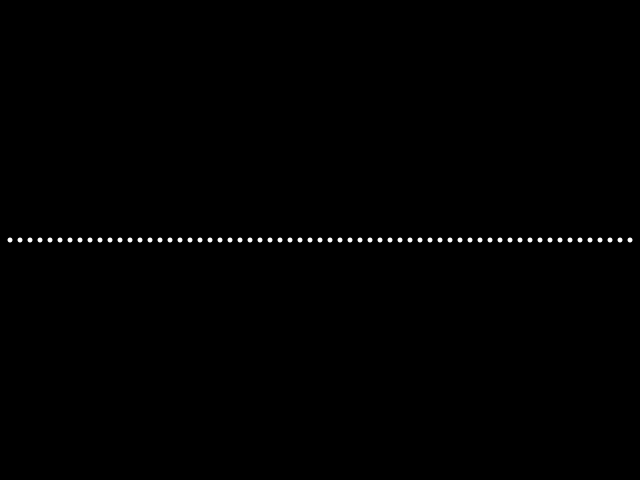
Frame 1 (no input)
Frame 60 (the mouse pressed at the canvas centre just before this capture): identical to frame 1, image omitted
Frame 120 (the mouse held since frame 60 and released just before this capture): identical to frame 1, image omitted

The Processing sketch that drew this single still picture (run headless with seeded random() and noise(); from frame 60 on, the mouse is pressed at the canvas centre):

// Processing sketch: w4_step2
// ── w4_step2.pde
float x;


void setup() {
  size(640, 480);
  noStroke();
  x = startX;
}

float startX = 10;
float dia = 5;
float spacing = 10;

void draw() {
  background(0);
  fill(255);

  //float x = startX;
  //if (x < width) {
  //  circle(x, height * .5, dia);
  //  x += spacing;
  //}
  
 //for(int idx = 0; idx < 20; idx++){//실행시킬코드}


  for (float x = startX;
    x < width;
    x += spacing) {
    circle(x, height * .5, dia);
  }


  //circle(70, height * 0.5, 50);
  //circle(120, height * 0.5, 50);
  //circle(170, height * 0.5, 50);
  //circle(220, height * 0.5, 50);
  //circle(270, height * 0.5, 50);
  //circle(320, height * 0.5, 50);
  //circle(370, height * 0.5, 50);
  //circle(420, height * 0.5, 50);
  //circle(470, height * 0.5, 50);
  //circle(520, height * 0.5, 50);
  //circle(570, height * 0.5, 50);

  //circle(10, height * 0.5, 5);
  //circle(20, height * 0.5, 5);
  //circle(30, height * 0.5, 5);
  //circle(40, height * 0.5, 5);
  //circle(50, height * 0.5, 5);
  //circle(60, height * 0.5, 5);
  //circle(70, height * 0.5, 5);
  //circle(80, height * 0.5, 5);
  //circle(90, height * 0.5, 5);
  //circle(100, height * 0.5, 5);
  //circle(110, height * 0.5, 5);
  //circle(120, height * 0.5, 5);
  //circle(130, height * 0.5, 5);
  //circle(140, height * 0.5, 5);
  //circle(150, height * 0.5, 5);
  //circle(160, height * 0.5, 5);
  //circle(170, height * 0.5, 5);
  //circle(180, height * 0.5, 5);
  //circle(190, height * 0.5, 5);
  //circle(200, height * 0.5, 5);
  //circle(210, height * 0.5, 5);
  //circle(220, height * 0.5, 5);
  //circle(230, height * 0.5, 5);
  //circle(240, height * 0.5, 5);
  //circle(250, height * 0.5, 5);
  //circle(260, height * 0.5, 5);
  //circle(270, height * 0.5, 5);
  //circle(280, height * 0.5, 5);
  //circle(290, height * 0.5, 5);
  //circle(300, height * 0.5, 5);
  //circle(310, height * 0.5, 5);
  //circle(320, height * 0.5, 5);
  //circle(330, height * 0.5, 5);
  //circle(340, height * 0.5, 5);
  //circle(350, height * 0.5, 5);
  //circle(360, height * 0.5, 5);
  //circle(370, height * 0.5, 5);
  //circle(380, height * 0.5, 5);
  //circle(390, height * 0.5, 5);
  //circle(400, height * 0.5, 5);
  //circle(410, height * 0.5, 5);
  //circle(420, height * 0.5, 5);
  //circle(430, height * 0.5, 5);
  //circle(440, height * 0.5, 5);
  //circle(450, height * 0.5, 5);
  //circle(460, height * 0.5, 5);
  //circle(470, height * 0.5, 5);
  //circle(480, height * 0.5, 5);
  //circle(490, height * 0.5, 5);
  //circle(500, height * 0.5, 5);
  //circle(510, height * 0.5, 5);
  //circle(520, height * 0.5, 5);
  //circle(530, height * 0.5, 5);
  //circle(540, height * 0.5, 5);
  //circle(550, height * 0.5, 5);
  //circle(560, height * 0.5, 5);
  //circle(570, height * 0.5, 5);
  //circle(580, height * 0.5, 5);
  //circle(590, height * 0.5, 5);
  //circle(600, height * 0.5, 5);
  //circle(610, height * 0.5, 5);
  //circle(620, height * 0.5, 5);
  //circle(630, height * 0.5, 5);
}
